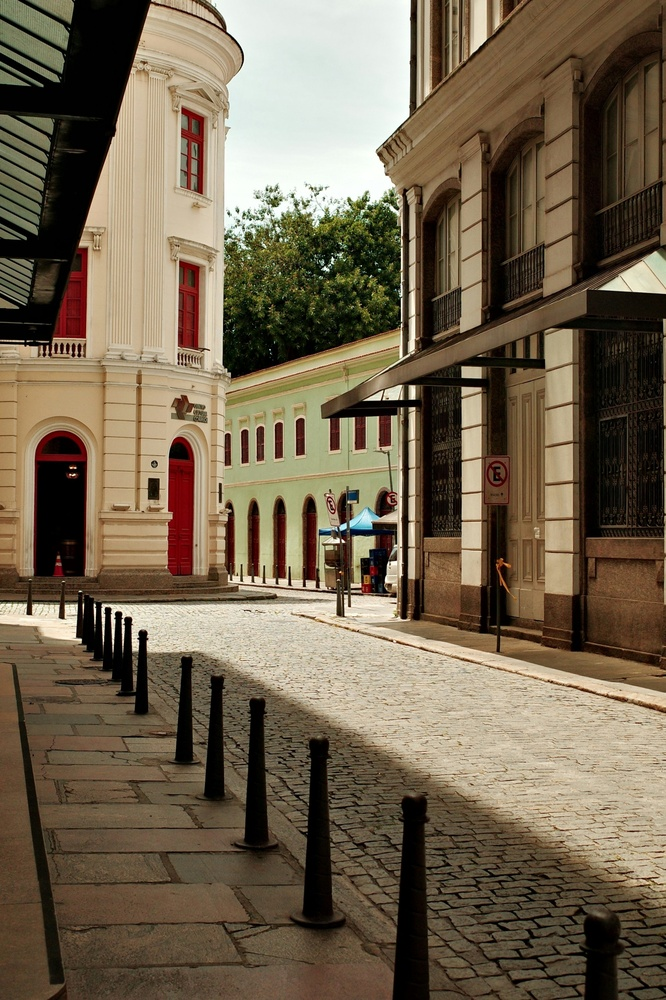
#> input picture python/image.jpg, 666 x 1000 px, shrunk from 2228 x 3343 before the run, given in place of Lost Ark 2023.12.24 - 17.31.19.04.mp4, which was not available
$ jupyter execute 'Video Analysis.ipynb'   (text cells are left out)
#> lines starting #> are read from the running program, lines starting #| are printed output that depends on the picture; after the words box and inside, x2 and y2 are one past the last pixel; in counts of white or black regions, pixels touching at a corner belong together; pictures that were not available may be replaced by others from this repository, and a replacement may not be noted
[cell 1]
from __future__ import print_function
import cv2 as cv
import argparse

[cell 2]
parser = argparse.ArgumentParser(description = "This program shows how to use background subtraction methods provided by OpenCV. You can process both videos and images.")
parser.add_argument('--input', type=str, help='Path to a video or a sequence of image.', default = 'Lost Ark 2023.12.24 - 17.31.19.04.mp4')
parser.add_argument('--algo', type=str, help='background subtraction method (KNN, MOG2).', default = 'KNN')
args = parser.parse_args(args=[])

if args.algo == 'MOG2':
    backSub = cv.createBackgroundSubtractorMOG2()
else:
    backSub = cv.createBackgroundSubtractorKNN()

capture = cv.VideoCapture(cv.samples.findFileOrKeep(args.input))

[cell 3]
if not capture.isOpened():
    print("Unable to open: " + args.input)
    exit(0)

while True:
    ret, frame = capture.read()
#> frame is the input picture: shape (1000, 666, 3); mean B, G, R 79.3, 100.6, 115
    if frame is None:
        break

    fgMask = backSub.apply(frame)
#> fgMask: shape (1000, 666); every value is 255
    cv.rectangle(frame, (10, 2), (100,20), (255, 255, 255), -1)
#> frame: shape (1000, 666, 3); 0.26% of pixels changed, all inside (x1, y1, x2, y2) = (10, 2, 101, 21)
    cv.putText(frame, str(capture.get(cv.CAP_PROP_POS_FRAMES)), (15,15),
              cv.FONT_HERSHEY_SIMPLEX, 0.5, (0, 0, 0))
#> frame: shape (1000, 666, 3); mean B, G, R 79.8, 101.1, 115.4

    res = cv.bitwise_and(frame, frame, mask = fgMask)

    cv.imshow('Frame', frame)
    cv.imshow('FG Mask', fgMask)
    cv.imshow('result', res)

    keyboard = cv.waitKey(1)
#> (key Esc is pressed here)
    if keyboard == 'q' or keyboard == 27:
        break

cv.destroyAllWindows()

[cell 4]
import numpy as np
import cv2 as cv
import argparse

[cell 5]
parser = argparse.ArgumentParser(description="This sample demonstrates the meanshift algorithm. \
        The example file can be downloaded from : \
        https://www.bogotobogo.com/python/OpenCV_Python/images/mean_shift_tracking/slow_traffic_small.mp4")
parser.add_argument('--image', type=str, help="path to imagefile", default='slow_traffic_small.mp4')
args = parser.parse_args(args=[])

cap = cv.VideoCapture(args.image)

# take first frame of the video
ret, frame = cap.read()

# setup initial location of window
x, y, w, h = 300, 200, 100, 50 # simply hardcoded the values
track_window = (x, y, w, h)

# set up the ROI for tracking
roi = frame[y:y+h, x:x+w]
hsv_roi = cv.cvtColor(roi, cv.COLOR_BGR2HSV)
#> hsv_roi: shape (50, 100, 3); mean H, S, V 42.7, 132, 103
mask = cv.inRange(hsv_roi, np.array((0., 60., 32.)), np.array((180., 255., 255.)))
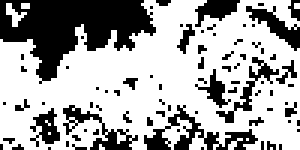
#> mask: shape (50, 100) (shown 3 times larger); 66.3% white; 79 black regions (69 under 20 px), largest, box (x1, y1, x2, y2) and area: (0, 0, 52, 28) 769, (48, 35, 86, 50) 176, (21, 35, 46, 50) 111
roi_hist = cv.calcHist([hsv_roi],[0],mask,[180],[0,180])
#> roi_hist = 180 values, max 299 at index 36, min 0 at index 0, mean 18.41
cv.normalize(roi_hist, roi_hist, 0, 255, cv.NORM_MINMAX)

# Setup the termination criteria, either 10 iteration or move by at least 1 pt
term_crit = (cv.TERM_CRITERIA_EPS | cv.TERM_CRITERIA_COUNT, 10, 1)

while(1):
    ret, frame = cap.read()

    if ret == True:
        hsv = cv.cvtColor(frame, cv.COLOR_BGR2HSV)
#> hsv: shape (1000, 666, 3); mean H, S, V 23.3, 109.6, 116
        dst = cv.calcBackProject([hsv],[0], roi_hist, [0,180], 1)
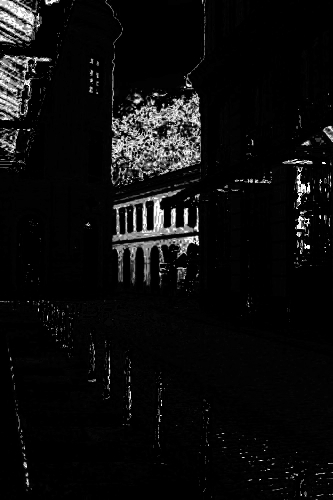
#> dst: shape (1000, 666) (shown at 1/2 size); min 0, max 255, mean 13.1

        # apply meanshift to get the new location
        ret, track_window = cv.meanShift(dst, track_window, term_crit)
#> ret = 5; track_window = (301, 204, 100, 50)

        # Draw it on image
        x,y,w,h = track_window
#> x = 301; y = 204; w = 100; h = 50
        img2 = cv.rectangle(frame, (x,y), (x+w, y+h), 255, 2)
        cv.imshow('img2', img2)

        k = cv.waitKey(30) & 0xff
#> (key Esc is pressed here)
        if k == 27:
            break
    else:
        break

cv.destroyAllWindows()

[cell 6]
import numpy as np
import cv2 as cv
import argparse

parser = argparse.ArgumentParser(description="This sample demonstrates Lucas-Kanade Optical Flow calculation. \
                                                the example file can be downloaded from: \
                                                https://www.bogotobogo.com/python/OpenCV_Python/images/mean_shift_tracking/slow_traffic_small.mp4")
parser.add_argument('--image', type=str, help='path to img file', default="slow_traffic_small.mp4")
args = parser.parse_args(args=[])

cap = cv.VideoCapture(args.image)

# params for ShifTomasi corner detection
feature_params = dict( maxCorners = 100,
                     qualityLevel = 0.3,
                     minDistance = 7,
                     blockSize = 7)

# Parameters for lucas kanade optical flow
lk_params = dict(winSize = (15,15),
                maxLevel = 2,
                criteria = (cv.TERM_CRITERIA_EPS | cv.TERM_CRITERIA_COUNT, 10, 0.03))

# Create some random colors
color = np.random.randint(0,255, (100, 3))

# Take first frame and find corners in it
ret, old_frame = cap.read()
old_gray = cv.cvtColor(old_frame, cv.COLOR_BGR2GRAY)
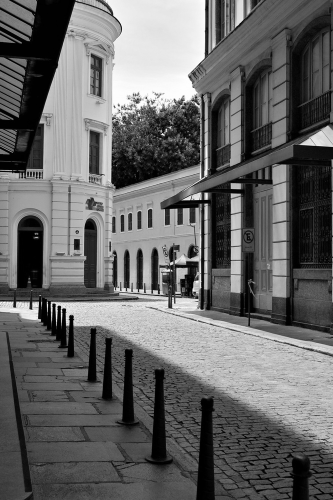
#> old_gray: shape (1000, 666) (shown at 1/2 size); min 0, max 255, mean 102.5
p0 = cv.goodFeaturesToTrack(old_gray, mask = None, **feature_params)
#> p0 = 100 rows, first 8: [118, 613], [108, 609], [303, 586], [339, 540], [262, 582], [318, 587], [275, 583], [290, 585]

# Create a mask image for drawing purposes
mask = np.zeros_like(old_frame)

while(1):
    ret, frame = cap.read()
    if not ret:
        print("No frames grabbed!")
        break

    frame_gray = cv.cvtColor(frame, cv.COLOR_BGR2GRAY)

    # calculate optical flow
    p1, st, err = cv.calcOpticalFlowPyrLK(old_gray, frame_gray, p0, None, **lk_params)
#> p1 has the same summary as p0; st = 100 values from 1 to 1; err = 100 values from 0 to 0

    # Select good points
    if p1 is not None:
        good_new = p1[st==1]
#> good_new = 100 pairs, first value 24 to 464, second value 4 to 640
        good_old = p0[st==1]
#> good_old has the same summary as good_new

    # draw the tracks
    for i, (new, old) in enumerate(zip(good_new, good_old)):
        a, b = new.ravel()
        c, d = old.ravel()
        mask = cv.line(mask, (int(a),int(b)), (int(c), int(d)), color[i].tolist(), 2)
        frame = cv.circle(frame, (int(a), int(b)), 5, color[i].tolist(), -1)
#> this loop made 100 passes
#> (a, b, c, d) on passes 1 to 8: (118, 613, 118, 613), (108, 609, 108, 609), (303, 586, 303, 586), (339, 540, 339, 540), (262, 582, 262, 582), (318, 587, 318, 587), (275, 583, 275, 583), (290, 585, 290, 585)
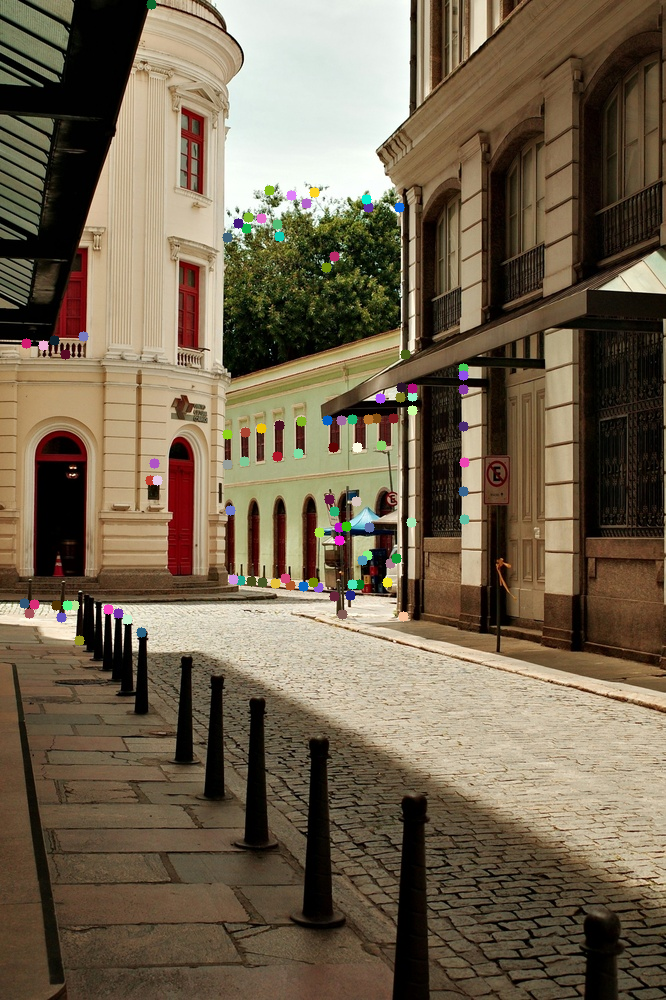
#> frame: shape (1000, 666, 3); mean B, G, R 79.5, 100.6, 114.9
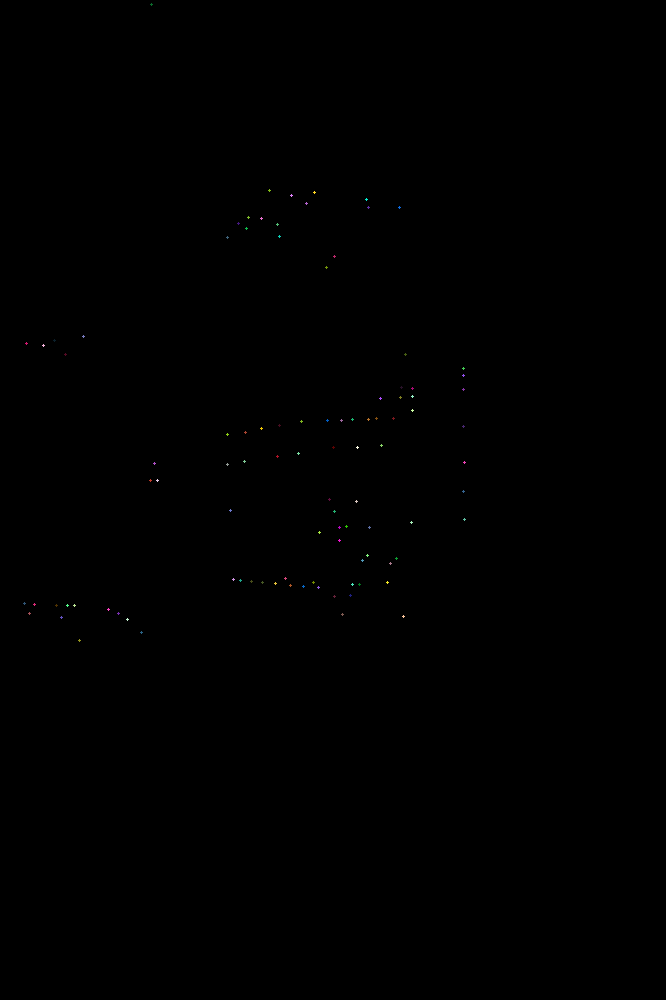
#> mask: shape (1000, 666, 3); mean of channels 0, 1, 2 0.1, 0.1, 0.1; drawn as B, G, R

    img = cv.add(frame, mask)

    cv.imshow('frame', img)
    k = cv.waitKey(1) & 0xff
#> (key Esc is pressed here)
    if k == 27:
        break

    # Now update the previous frame and previous points
    old_gray = frame_gray.copy()
    p0 = good_new.reshape(-1,1,2)

cv.destroyAllWindows()

[cell 7]
import numpy as np
import cv2 as cv
cap = cv.VideoCapture(cv.samples.findFile("slow_traffic_small.mp4"))
ret, frame1 = cap.read()
prvs = cv.cvtColor(frame1, cv.COLOR_BGR2GRAY)
hsv = np.zeros_like(frame1)
hsv[..., 1]=255
while(1):
    ret, frame2 = cap.read()
    if not ret:
        print("No frames grabbed!")
        break

    next = cv.cvtColor(frame2, cv.COLOR_BGR2GRAY)
    flow = cv.calcOpticalFlowFarneback(prvs, next, None, 0.5, 3, 15, 3, 5, 1.2, 0)
    mag, ang = cv.cartToPolar(flow[..., 0], flow[..., 1])
    hsv[..., 0] = ang*180/np.pi/2
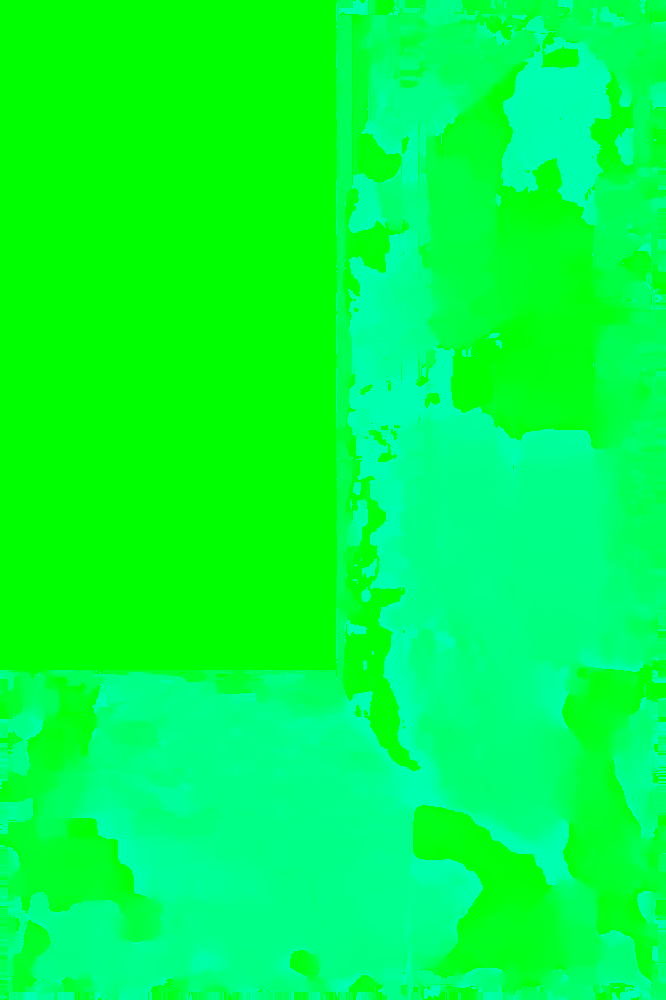
#> hsv: shape (1000, 666, 3); mean of channels 0, 1, 2 66.7, 255, 0; drawn as B, G, R
    hsv[..., 2] = cv.normalize(mag, None, 0, 255, cv.NORM_MINMAX)
#> hsv: shape (1000, 666, 3); 0.48% of pixels changed, all inside (x1, y1, x2, y2) = (0, 0, 666, 1000)
    bgr = cv.cvtColor(hsv, cv.COLOR_HSV2BGR)
    cv.imshow('frame2', bgr)
    k = cv.waitKey(1) & 0xff
#> (key Esc is pressed here)
    if k == 27:
        break
    prvs = next

cv.destroyAllWindows()
